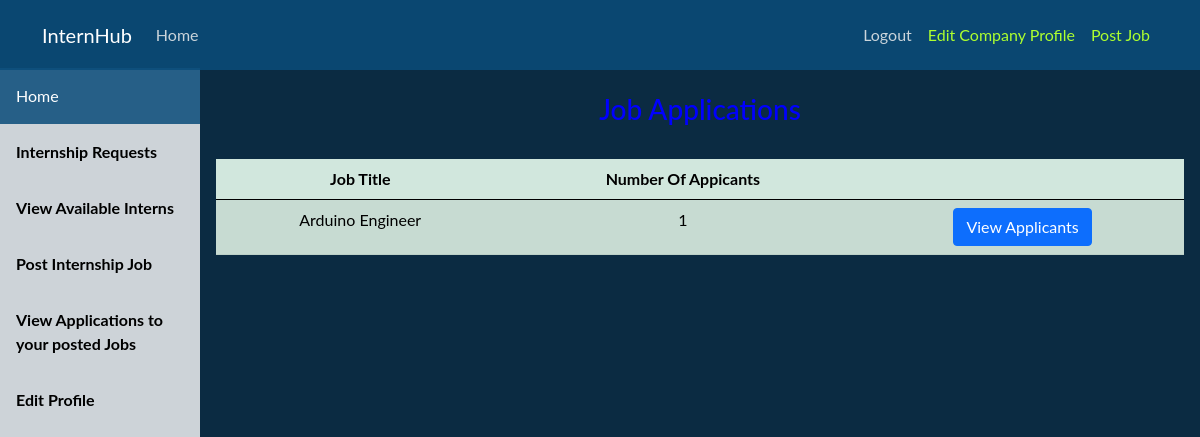
The page /company/view-job-applications (signed in) on the database as committed earlier.
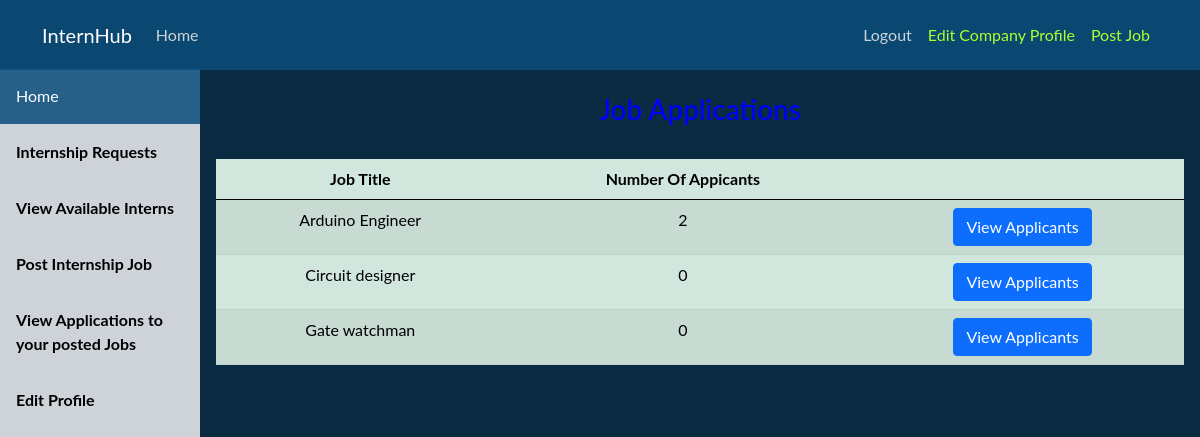
The same page on the database as committed later.
### company/models.py (models this page shows)
class InternJob(models.Model):
   company = models.ForeignKey(Company, on_delete=models.CASCADE)
   title = models.CharField(max_length=100, null=False)
   deadline = models.DateTimeField()
   resume = models.CharField(max_length=20)
   transcript = models.CharField(max_length=20)
   recommendation = models.CharField(max_length=20)
   cover_letter = models.CharField(max_length=20)
   requirements = models.TextField()

class JobApplication(models.Model):
    job = models.ForeignKey(InternJob, on_delete = models.CASCADE)
    student = models.ForeignKey(Student, on_delete = models.CASCADE)
    time_applied = models.DateTimeField(default=timezone.now)
    resume = models.FileField(upload_to='resume', null=True)
    recommendation = models.FileField(upload_to='recommendation', null=True)
    transcript = models.FileField(upload_to='transcript', null=True)
    cover_letter = models.FileField(upload_to='cover_letter', null=True)
    feedback = models.CharField(max_length=20, default = 'Pending')

### company/views.py (the view)
# urls.py: path('view-job-applications', views.view_company_job_applications, name='job-applications'),
@login_required
def view_company_job_applications(request):
    company = Company.objects.filter(user=request.user).first()
    jobs = InternJob.objects.filter(company=company).all()
    context = {
        'jobs': jobs
    }
    return render(request, 'company/view_comp_job_appl.html', context=context)

### company/templates/company/view_comp_job_appl.html
{% extends 'company/dashboard_base.html' %}
{% block body %}
<br>
<h3 style="color: blue;" style="text-align: center;">Job Applications</h3>
<br>
<div style="overflow-x:auto; overflow-y: auto;">
     <table class="table table-success table-striped table-hover">
             <thead>
                 <tr>
                     <th scope="col">Job Title</th>
                     <th scope="col">Number Of Appicants</th>
                     <th scope="col"></th>
                 <tbody>
                    {% for job in jobs %}
                         <tr>
                             <td>{{ job.title }}</td>
                             <td>{{ job.jobapplication_set.all|length }}</td>
                             <td><a class="btn btn-primary" href="{% url 'job-applicants' job.pk %}" role="button">View Applicants</a></td>
                         </tr>
                    {% endfor %}
                 </tbody>
             </thead>
     </table>
</div>
{% endblock %}

Rows that differ between the two databases and show on the page:
computed for InternJob "Arduino Engineer": jobapplication_set.all|length "1" → "2"
added InternJob: title "Circuit designer", jobapplication_set.all|length "0"
added InternJob: title "Gate watchman", jobapplication_set.all|length "0"
